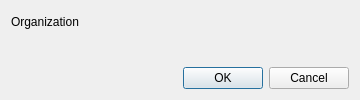
<?xml version="1.0" encoding="UTF-8"?>
<ui version="4.0">
 <class>SelectOrganization</class>
 <widget class="QDialog" name="SelectOrganization">
  <property name="geometry">
   <rect>
    <x>0</x>
    <y>0</y>
    <width>360</width>
    <height>100</height>
   </rect>
  </property>
  <property name="minimumSize">
   <size>
    <width>360</width>
    <height>100</height>
   </size>
  </property>
  <property name="maximumSize">
   <size>
    <width>16777215</width>
    <height>16777215</height>
   </size>
  </property>
  <property name="windowTitle">
   <string>Dialog</string>
  </property>
  <layout class="QVBoxLayout" name="verticalLayout">
   <item>
    <widget class="QLabel" name="label">
     <property name="text">
      <string>Organization</string>
     </property>
    </widget>
   </item>
   <item>
    <widget class="crud::OrganizationEditor" name="organizationEditor" native="true"/>
   </item>
   <item>
    <widget class="QDialogButtonBox" name="buttonBox">
     <property name="standardButtons">
      <set>QDialogButtonBox::Cancel|QDialogButtonBox::Ok</set>
     </property>
    </widget>
   </item>
  </layout>
 </widget>
 <customwidgets>
  <customwidget>
   <class>crud::OrganizationEditor</class>
   <extends>QWidget</extends>
   <header location="global">organizationeditor.h</header>
   <container>1</container>
  </customwidget>
 </customwidgets>
 <resources/>
 <connections/>
</ui>
